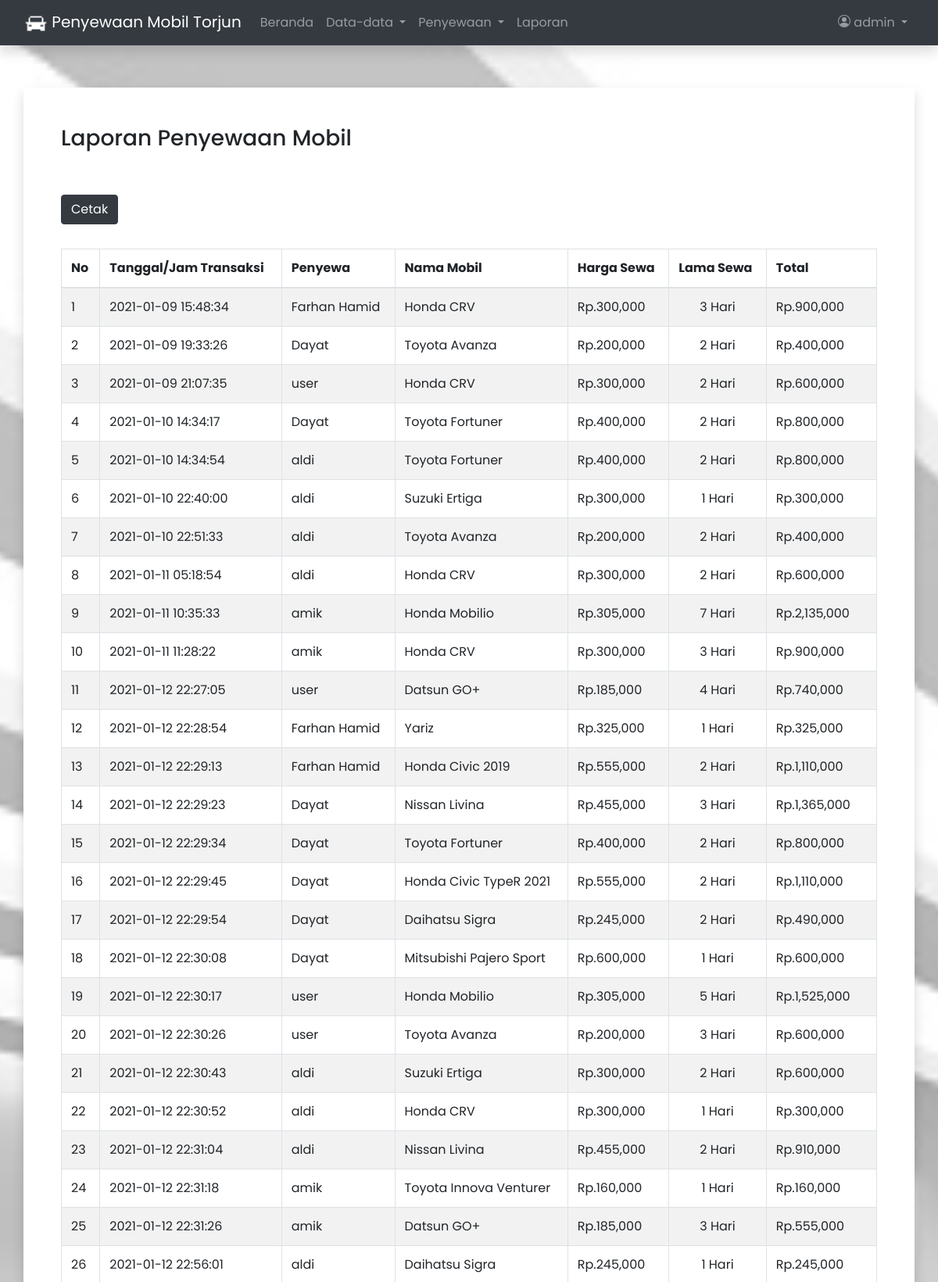
Screenshot of /admin/laporan.php (signed in, upper part) with the database file from the repository.
### tables this page shows
CREATE TABLE `18132_pembayaran` (
  `id_bayar` int(11) NOT NULL,
  `id_sewa` int(11) NOT NULL,
  `tgl_bayar` datetime NOT NULL,
  `jml_uang` decimal(10,0) NOT NULL,
  `total_bayar` decimal(10,0) NOT NULL,
  `kembalian` decimal(10,0) NOT NULL
);

CREATE TABLE `18132_user` (
  `id_user` int(11) NOT NULL,
  `nama` varchar(100) DEFAULT NULL,
  `telp` varchar(15) DEFAULT NULL,
  `alamat` text DEFAULT NULL,
  `username` varchar(100) NOT NULL,
  `password` varchar(100) DEFAULT NULL,
  `role` enum('admin','penyewa') NOT NULL
);

CREATE TABLE `18132_mobil` (
  `id_mobil` int(11) NOT NULL,
  `nama` varchar(100) NOT NULL,
  `no_polisi` varchar(8) NOT NULL,
  `harga_sewa` decimal(10,0) NOT NULL,
  `gambar` varchar(300) NOT NULL,
  `keterangan` varchar(20) NOT NULL
);

CREATE TABLE `18132_mpenyewaan` (
  `id_sewa` int(11) NOT NULL,
  `id_user` int(11) DEFAULT NULL,
  `tgl_sewa` datetime DEFAULT NULL,
  `tgl_kembali` datetime DEFAULT NULL,
  `lama_sewa` int(11) DEFAULT NULL,
  `id_mobil` int(11) DEFAULT NULL,
  `status` enum('disewa','selesai') NOT NULL
);

### admin/laporan.php (the view, shortened to what this page needs)
<?php
    include '../koneksi/koneksi.php';
    include '../template/admin_header.php';
?>
<div class="container">
    <div class="row">
        <div class="col shadow p-sm-5 rounded">
            <div class="row mb-sm-3">
                <div class="col">
                    <h3>Laporan Penyewaan Mobil</h3>
                </div>
            </div>
            <form method="post">
                <div class="form-row">
                    <div class="col" style="line-height:6.3">
                        <a href="print-laporan.php?awal=<?= @$_POST['awal'].'&akhir='.@$_POST['akhir'] ?>" target="_blank"><button type="button" class="btn btn-dark" >Cetak</button></a>
                    </div>
                </div>
            </form>
            <table class="table table-striped table-bordered">
                <thead>
                    <tr>
                        <th scope="col">No</th>
                        <th scope="col">Tanggal/Jam Transaksi</th>
                        <th scope="col">Penyewa</th>
                        <th scope="col">Nama Mobil</th>
                        <th scope="col">Harga Sewa</th>
                        <th scope="col">Lama Sewa</th>
                        <th scope="col">Total</th>
                    </tr>
                </thead>
                <tbody>
                    <?php
                $no=0;
                $sql = "SELECT a.*,b.lama_sewa,c.nama AS namauser,d.nama,d.harga_sewa FROM 18132_pembayaran a, 18132_mpenyewaan b, 18132_user c,18132_mobil d WHERE a.id_sewa=b.id_sewa AND b.id_user=c.id_user AND b.id_mobil = d.id_mobil ORDER BY a.tgl_bayar";
                $result = $conn->query($sql) or die($conn->error);
                if ($result->num_rows > 0) {
                    while($row = $result->fetch_assoc())
                    {
                ?>
            <tr>
                <td><?= ++$no ?></td>
                <td><?= $row['tgl_bayar'] ?></td>
                <td><?= $row['namauser'] ?></td>
                <td><?= $row['nama'] ?></td>
                <td>Rp.<?= number_format($row['harga_sewa']); ?></td>
                <td class="text-center"><?= $row['lama_sewa']; ?> Hari</td>
                <td>Rp.<?= number_format($row['total_bayar']); ?></td>
            </tr>
            <?php
                        }
                    }
                ?>
                </tbody>
            </table>
        </div>
    </div>
</div>
<?php include '../template/admin_footer.php'; ?>

### assets/css/style.css (style rules this page uses)
body { padding-top: 7em; background-image: url("../img/123.jpg"); background-size: cover; background-position: center; background-repeat: no-repeat; font-family: 'Poppins', sans-serif; }
body .col { background-color: #fff; }

### rows the page displays
18132_pembayaran: tgl_bayar "2021-01-09 15:48:34", 18132_user.nama "Farhan Hamid", 18132_mobil.nama "Honda CRV", 18132_mobil.harga_sewa "300,000", id_sewa.lama_sewa "3", total_bayar "900,000"
18132_pembayaran: tgl_bayar "2021-01-09 19:33:26", 18132_user.nama "Dayat", 18132_mobil.nama "Toyota Avanza", 18132_mobil.harga_sewa "200,000", id_sewa.lama_sewa "2", total_bayar "400,000"
18132_pembayaran: tgl_bayar "2021-01-09 21:07:35", 18132_user.nama "user", 18132_mobil.nama "Honda CRV", 18132_mobil.harga_sewa "300,000", id_sewa.lama_sewa "2", total_bayar "600,000"
18132_pembayaran: tgl_bayar "2021-01-10 14:34:17", 18132_user.nama "Dayat", 18132_mobil.nama "Toyota Fortuner", 18132_mobil.harga_sewa "400,000", id_sewa.lama_sewa "2", total_bayar "800,000"
18132_pembayaran: tgl_bayar "2021-01-10 14:34:54", 18132_user.nama "aldi", 18132_mobil.nama "Toyota Fortuner", 18132_mobil.harga_sewa "400,000", id_sewa.lama_sewa "2", total_bayar "800,000"
18132_pembayaran: tgl_bayar "2021-01-10 22:40:00", 18132_user.nama "aldi", 18132_mobil.nama "Suzuki Ertiga", 18132_mobil.harga_sewa "300,000", id_sewa.lama_sewa "1", total_bayar "300,000"
18132_pembayaran: tgl_bayar "2021-01-10 22:51:33", 18132_user.nama "aldi", 18132_mobil.nama "Toyota Avanza", 18132_mobil.harga_sewa "200,000", id_sewa.lama_sewa "2", total_bayar "400,000"
18132_pembayaran: tgl_bayar "2021-01-11 05:18:54", 18132_user.nama "aldi", 18132_mobil.nama "Honda CRV", 18132_mobil.harga_sewa "300,000", id_sewa.lama_sewa "2", total_bayar "600,000"
18132_pembayaran: tgl_bayar "2021-01-11 10:35:33", 18132_user.nama "amik", 18132_mobil.nama "Honda Mobilio", 18132_mobil.harga_sewa "305,000", id_sewa.lama_sewa "7", total_bayar "2,135,000"
18132_pembayaran: tgl_bayar "2021-01-11 11:28:22", 18132_user.nama "amik", 18132_mobil.nama "Honda CRV", 18132_mobil.harga_sewa "300,000", id_sewa.lama_sewa "3", total_bayar "900,000"
18132_pembayaran: tgl_bayar "2021-01-12 22:27:05", 18132_user.nama "user", 18132_mobil.nama "Datsun GO+", 18132_mobil.harga_sewa "185,000", id_sewa.lama_sewa "4", total_bayar "740,000"
18132_pembayaran: tgl_bayar "2021-01-12 22:28:54", 18132_user.nama "Farhan Hamid", 18132_mobil.nama "Yariz", 18132_mobil.harga_sewa "325,000", id_sewa.lama_sewa "1", total_bayar "325,000"
18132_pembayaran: tgl_bayar "2021-01-12 22:29:13", 18132_user.nama "Farhan Hamid", 18132_mobil.nama "Honda Civic 2019", 18132_mobil.harga_sewa "555,000", id_sewa.lama_sewa "2", total_bayar "1,110,000"
18132_pembayaran: tgl_bayar "2021-01-12 22:29:23", 18132_user.nama "Dayat", 18132_mobil.nama "Nissan Livina", 18132_mobil.harga_sewa "455,000", id_sewa.lama_sewa "3", total_bayar "1,365,000"
18132_pembayaran: tgl_bayar "2021-01-12 22:29:34", 18132_user.nama "Dayat", 18132_mobil.nama "Toyota Fortuner", 18132_mobil.harga_sewa "400,000", id_sewa.lama_sewa "2", total_bayar "800,000"
18132_pembayaran: tgl_bayar "2021-01-12 22:29:45", 18132_user.nama "Dayat", 18132_mobil.nama "Honda Civic TypeR 2021", 18132_mobil.harga_sewa "555,000", id_sewa.lama_sewa "2", total_bayar "1,110,000"
18132_pembayaran: tgl_bayar "2021-01-12 22:29:54", 18132_user.nama "Dayat", 18132_mobil.nama "Daihatsu Sigra", 18132_mobil.harga_sewa "245,000", id_sewa.lama_sewa "2", total_bayar "490,000"
18132_pembayaran: tgl_bayar "2021-01-12 22:30:08", 18132_user.nama "Dayat", 18132_mobil.nama "Mitsubishi Pajero Sport", 18132_mobil.harga_sewa "600,000", id_sewa.lama_sewa "1", total_bayar "600,000"
18132_pembayaran: tgl_bayar "2021-01-12 22:30:17", 18132_user.nama "user", 18132_mobil.nama "Honda Mobilio", 18132_mobil.harga_sewa "305,000", id_sewa.lama_sewa "5", total_bayar "1,525,000"
18132_pembayaran: tgl_bayar "2021-01-12 22:30:26", 18132_user.nama "user", 18132_mobil.nama "Toyota Avanza", 18132_mobil.harga_sewa "200,000", id_sewa.lama_sewa "3", total_bayar "600,000"
18132_pembayaran: tgl_bayar "2021-01-12 22:30:43", 18132_user.nama "aldi", 18132_mobil.nama "Suzuki Ertiga", 18132_mobil.harga_sewa "300,000", id_sewa.lama_sewa "2", total_bayar "600,000"
18132_pembayaran: tgl_bayar "2021-01-12 22:30:52", 18132_user.nama "aldi", 18132_mobil.nama "Honda CRV", 18132_mobil.harga_sewa "300,000", id_sewa.lama_sewa "1", total_bayar "300,000"
18132_pembayaran: tgl_bayar "2021-01-12 22:31:04", 18132_user.nama "aldi", 18132_mobil.nama "Nissan Livina", 18132_mobil.harga_sewa "455,000", id_sewa.lama_sewa "2", total_bayar "910,000"
18132_pembayaran: tgl_bayar "2021-01-12 22:31:18", 18132_user.nama "amik", 18132_mobil.nama "Toyota Innova Venturer", 18132_mobil.harga_sewa "160,000", id_sewa.lama_sewa "1", total_bayar "160,000"
18132_pembayaran: tgl_bayar "2021-01-12 22:31:26", 18132_user.nama "amik", 18132_mobil.nama "Datsun GO+", 18132_mobil.harga_sewa "185,000", id_sewa.lama_sewa "3", total_bayar "555,000"
18132_pembayaran: tgl_bayar "2021-01-12 22:56:01", 18132_user.nama "aldi", 18132_mobil.nama "Daihatsu Sigra", 18132_mobil.harga_sewa "245,000", id_sewa.lama_sewa "1", total_bayar "245,000"

### other values shown
$_SESSION['nama'] "admin"
